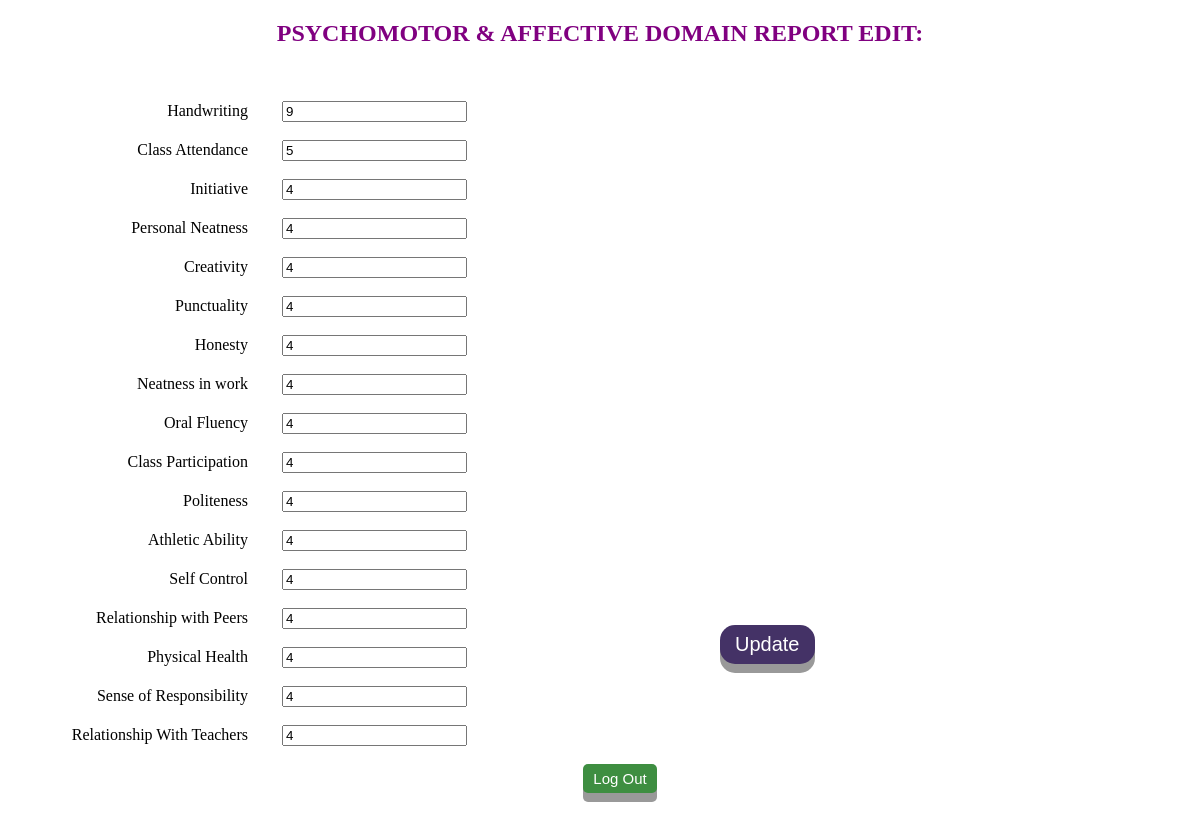
Page /edit_view.php?id=1 (signed in) on the committed database.
### tables this page shows
CREATE TABLE IF NOT EXISTS `bado` (
  `id` int(25) NOT NULL,
  `subject_class` varchar(25) NOT NULL,
  `adm_no` varchar(25) NOT NULL,
  `house` varchar(25) NOT NULL,
  `session` varchar(25) NOT NULL,
  `term` varchar(25) NOT NULL,
  `no_opened` varchar(25) NOT NULL,
  `no_attendance` varchar(25) NOT NULL,
  `m_subject` varchar(25) NOT NULL,
  `student_name` varchar(25) NOT NULL,
  `middle_name` varchar(25) NOT NULL,
  `m1_result` varchar(25) NOT NULL,
  `m2_result` varchar(25) NOT NULL,
  `m3_result` varchar(25) NOT NULL,
  `m1_ca` varchar(25) NOT NULL,
  `m2_ca` varchar(25) NOT NULL,
  `m3_ca` varchar(25) NOT NULL,
  `m_others` varchar(25) NOT NULL,
  `m_exams` varchar(25) NOT NULL,
  `m_total` varchar(25) NOT NULL,
  `m_grade` varchar(25) NOT NULL,
  `m_remark` varchar(25) NOT NULL,
  `m_sign` varchar(25) NOT NULL,
  `e_subject` varchar(25) NOT NULL,
  `e1_result` varchar(25) NOT NULL,
  `e2_result` varchar(25) NOT NULL,
  `e3_result` varchar(25) NOT NULL,
  `e1_ca` varchar(25) NOT NULL,
  `e2_ca` varchar(25) NOT NULL,
  `e3_ca` varchar(25) NOT NULL,
  `e_others` varchar(25) NOT NULL,
  `e_exams` varchar(25) NOT NULL,
  `e_total` varchar(25) NOT NULL,
  `e_grade` varchar(25) NOT NULL,
  `e_remark` varchar(25) NOT NULL,
  `e_sign` varchar(25) NOT NULL,
  `c_subject` varchar(25) NOT NULL,
  `c1_result` varchar(25) NOT NULL,
  `c2_result` varchar(25) NOT NULL,
  `c3_result` varchar(25) NOT NULL,
  `c1_ca` varchar(25) NOT NULL,
  `c2_ca` varchar(25) NOT NULL,
  `c3_ca` varchar(25) NOT NULL,
  `c_others` varchar(25) NOT NULL,
  `c_exams` varchar(25) NOT NULL,
  `c_total` varchar(25) NOT NULL,
  `c_grade` varchar(25) NOT NULL,
  `c_remark` varchar(25) NOT NULL,
  `c_sign` varchar(25) NOT NULL,
  `p_subject` varchar(25) NOT NULL,
  `p1_result` varchar(25) NOT NULL,
  `p2_result` varchar(25) NOT NULL,
  `p3_result` varchar(25) NOT NULL,
  `p1_ca` varchar(25) NOT NULL,
  `p2_ca` varchar(25) NOT NULL,
  `p3_ca` varchar(25) NOT NULL,
  `p_others` varchar(25) NOT NULL,
  `p_exams` varchar(25) NOT NULL,
  `p_total` varchar(25) NOT NULL,
  `p_grade` varchar(25) NOT NULL,
  `p_remark` varchar(25) NOT NULL,
  `p_sign` varchar(25) NOT NULL,
  `grand_r1` varchar(25) NOT NULL,
  `grand_r2` varchar(25) NOT NULL,
  `grand_r3` varchar(25) NOT NULL,
  `grand_c1` varchar(25) NOT NULL,
  `grand_c2` varchar(25) NOT NULL,
  `grand_c3` varchar(25) NOT NULL,
  `grand_exams` varchar(25) NOT NULL,
  `grand_others` varchar(25) NOT NULL,
  `grand_total` varchar(25) NOT NULL,
  `handwriting` varchar(25) NOT NULL,
  `class_attendance` varchar(25) NOT NULL,
  `initiative` varchar(25) NOT NULL,
  `personal_neatness` varchar(25) NOT NULL,
  `creativity` varchar(25) NOT NULL,
  `punctuality` varchar(25) NOT NULL,
  `honesty` varchar(25) NOT NULL,
  `neatness_in_work` varchar(25) NOT NULL,
  `oral_fluency` varchar(25) NOT NULL,
  `class_participation` varchar(25) NOT NULL,
  `politeness` varchar(25) NOT NULL,
  `athletic_ability` varchar(25) NOT NULL,
  `self_control` varchar(25) NOT NULL,
  `relationship_peers` varchar(25) NOT NULL,
  `physical_health` varchar(25) NOT NULL,
  `sense_responsibility` varchar(25) NOT NULL,
  `relationship_teachers` varchar(25) NOT NULL
);

### function.php (called while the page is built, shortened)
<?php
function escape($conn, $text)
{
return mysqli_real_escape_string($conn, $text);
}
?>

### edit_view.php (the view, shortened to what this page needs)
  <!DOCTYPE html>
	<html>
	<head>
	 <link rel="stylesheet" type="text/css"  href="color.css"/>
	<h2 style="color:purple;" align="middle"><center>PSYCHOMOTOR & AFFECTIVE DOMAIN REPORT EDIT:</center></h2><br>
	</head>
     <body>
	 <?php
		 require('connect.php');
		 include_once ('function.php');
				if (isset($_GET['id']) && is_numeric($_GET['id']))
				 {
				 $id =  escape($conn, $_GET['id']);
				 }
				 $edit= mysqli_query($conn, "SELECT handwriting, class_attendance, initiative, personal_neatness, creativity, punctuality, honesty, neatness_in_work, oral_fluency, class_participation, politeness, athletic_ability, self_control, relationship_peers, physical_health, sense_responsibility, relationship_teachers FROM bado WHERE id='$id'");
			 while ($row= mysqli_fetch_array($edit)){
	 ?>
  		<form action="verify_edit_view.php"  method="POST">
			<ul style="list-style-type:none;">
			<li>
			 <label for "name">Handwriting </label>
			<input type="text" name="handwriting" value="<?php echo $row['handwriting']?>"></br></br>
			</li>
			<li>
			 <label for "name">Class Attendance </label>
			<input type="text" name="class_attendance" value="<?php echo  $row['class_attendance']?>"></br></br>
			</li>
			<li>
			 <label for "name">Initiative </label>
			<input type="text" name="initiative" value="<?php echo  $row['initiative']?>"></br></br>
			</li>
	        <li>
			 <label for "name">Personal Neatness </label>
			<input type="text"  name="personal_neatness" value="<?php echo  $row['personal_neatness']?>"></br><br>
			</li>
		    <li>
			 <label for "name">Creativity </label>
			<input type="text"  name="creativity" value="<?php echo  $row['creativity']?>"></br><br>
			</li>
		    <li>
			<label for "name">Punctuality </label>
			<input type="text" name="punctuality"  value="<?php echo  $row['punctuality']?>"></br><br>
			</li>
		    <li>
			<label for "name">Honesty </label>
			<input type="text" name="honesty"  value="<?php echo  $row['honesty']?>"></br><br>
		    </li>
		    <li>
			<label for "name">Neatness in work </label>
			<input type="text"   name="neatness_in_work"  value="<?php echo  $row['neatness_in_work']?>"></br><br>
			</li>
		    <li>
			<label for "name">Oral Fluency </label>
			<input type="text"  name="oral_fluency"  value="<?php echo  $row['oral_fluency']?>"></br><br>
			</li>
			<li>
			<label for "name">Class Participation </label>
			<input type="text"  name="class_participation"   value="<?php echo  $row['class_participation']?>"></br><br>
			</li>
		    <li>
			<label for "name">Politeness </label>
			<input type="text" name="politeness"  value="<?php echo  $row['politeness']?>"></br><br>
			 </li>
			<li>
			<label for "name">Athletic Ability </label>
			<input type="text" name="athletic_ability"   value="<?php echo  $row['athletic_ability']?>"></br><br>
			</li>
		    <li>
			<label for "name">Self Control </label>
			<input type="text" name="self_control"   value="<?php echo  $row['self_control']?>"></br><br>
			</li>
		    <li>
			<label for "name">Relationship with Peers </label>
			<input type="text"  name="relationship_peers"  value="<?php echo  $row['relationship_peers']?>"></br><br>
			</li>
			<li>
			<label for "name">Physical Health </label>
			<input type="text"  name="physical_health" value="<?php echo  $row['physical_health']?>"></br><br>
			</li>
			<li>
			<label for "name">Sense of Responsibility </label>
			<input type="text"  name="sense_responsibility"   value="<?php echo  $row['sense_responsibility']?>"></br><br>
			 </li>
			 <li>
			<label for "name">Relationship With Teachers </label>
			<input type="text"  name="relationship_teachers"   value="<?php echo  $row['relationship_teachers']?>"></br><br>
			 </li>
			<?php
				 }
				?>
			 <p id="update7"><button type="submit" class="button">Update</button></p>
 </form>
  <form action="logout.php"><div align="middle"><a href="logout.php"><button type="submit" class="button1">Log Out</button></a></div></form></br></br>
</body>
</html>

### color.css (style rules this page uses)
form { background:lightwhite; margin: 0 auto; width:100%; }
h2 { color:red; font-weight: 30px; left:6%; bottom:+80%; }
#update7 { position:absolute; left:60%; bottom:+19.5%; }
label { display:inline-block; width:200px; margin-right:30px; text-align:right; }
.button { display: inline-block; padding: 8px 15px; font-size: 10px; cursor: pointer; text-align: center; text-decoration: none; outline: none; color: #fff; background-color:green; border: none; border-radius: 8px; box-shadow: 0 5px #999; }

### edit_view.php (style rules this page uses)
.button { display: inline-block; padding: 8px 15px; font-size: 20px; cursor: pointer; text-align: center; text-decoration: none; outline: none; color: #fff; background-color:#443266; border: none; border-radius: 15px; box-shadow: 0 9px #999; }
.button1 { display: inline-block; padding: 6px 10px; font-size: 15px; cursor: pointer; text-align: center; text-decoration: none; outline: none; color: #fff; background-color:#3e8e41; border: none; border-radius: 5px; box-shadow: 0 9px #999; }

### rows in the picture
bado: handwriting "9", class_attendance "5", initiative "4", personal_neatness "4", creativity "4", punctuality "4", honesty "4", neatness_in_work "4", oral_fluency "4", class_participation "4", politeness "4", athletic_ability "4", self_control "4", relationship_peers "4", physical_health "4", sense_responsibility "4", relationship_teachers "4"
